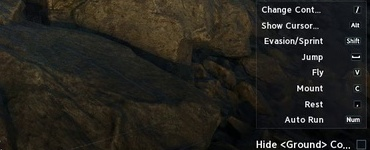
#> input picture video_analysis/br_37s.jpg, 370 x 150 px
$ python six_material_discriminator.py --image ../video_analysis/br_37s.jpg
#> lines starting #> are read from the running program, lines starting #| are printed output that depends on the picture; after the words box and inside, x2 and y2 are one past the last pixel; in counts of white or black regions, pixels touching at a corner belong together
#> in main, image is the input picture: shape (150, 370, 3); mean B, G, R 29.3, 34.7, 36.7
"""Six Material Discriminator module for dataset factory.

Distinguishes the 6 core harvestable materials -- the production set from
core/material_scanner.py::MAIN_MATERIALS_6 (F-1009: this module used to
carry a different six -- herb_mela/herb_targena/gem_crystal/tree_log --
which no production flow uses):
- herb_aria
- herb_edana
- herb_lumina
- ore_orichalcum
- ore_obsidian
- crystal_blood

from each other and from environmental background clutter (grass_noise, rock_noise)
using HSV color histograms, Canny edge density, specular brightness, and aspect ratio.

Inputs matching no profile above `min_confidence` are reported as "unknown"
instead of being forced into the least-bad class.
"""

from __future__ import annotations

import argparse
from dataclasses import dataclass, field
import logging
import sys
from typing import Dict, Iterable, List, Optional, Tuple, Union

import cv2
import numpy as np


logger = logging.getLogger(__name__)

__all__ = [
    "SixMaterialDiscriminator",
    "MaterialFeatureVector",
    "MaterialProfile",
    "DiscriminationResult",
    "MATERIAL_CLASSES",
    "NOISE_CLASSES",
    "ALL_CLASSES",
    "LEGACY_MATERIAL_ALIASES",
    "UNKNOWN_CLASS",
    "main",
]

# F-1009: the six must match the production set in
# core/material_scanner.py::MAIN_MATERIALS_6 -- the single source of truth
# for the main materials. Keep this tuple in sync with it.
MATERIAL_CLASSES: Tuple[str, ...] = (
    "herb_aria",
    "herb_edana",
    "herb_lumina",
    "ore_orichalcum",
    "ore_obsidian",
    "crystal_blood",
)

# The previous six (herb_mela, herb_targena, gem_crystal, tree_log) are
# distinct CORE_22 classes (see dataset_factory/class_taxonomy.py) that
# other flows still use (e.g. dataset_factory/active_learning_loop.py);
# they are NOT aliases of the production six, so there is no legacy
# remap here. The old "wood_tree" -> "tree_log" alias died with them:
# fit_from_samples now rejects names outside ALL_CLASSES.
LEGACY_MATERIAL_ALIASES: Dict[str, str] = {}

# Predicted when no material/noise profile scores above `min_confidence`:
# the input matches nothing known, so it must not be forced into a class.
UNKNOWN_CLASS: str = "unknown"

NOISE_CLASSES: Tuple[str, ...] = (
    "grass_noise",
    "rock_noise",
)

ALL_CLASSES: Tuple[str, ...] = MATERIAL_CLASSES + NOISE_CLASSES


@dataclass(frozen=True)
class MaterialFeatureVector:
    """Extracted visual features for material discrimination."""

    hsv_histogram: np.ndarray
    dominant_hue: float
    mean_saturation: float
    mean_value: float
    canny_edge_density: float
    specular_brightness_ratio: float
    aspect_ratio: float


@dataclass(frozen=True)
class MaterialProfile:
    """Reference feature profile for a target material or noise category."""

    name: str
    is_noise: bool
    hue_range: Tuple[float, float]
    saturation_range: Tuple[float, float]
    value_range: Tuple[float, float]
    edge_density_range: Tuple[float, float]
    specular_range: Tuple[float, float]
    aspect_ratio_range: Tuple[float, float]
    reference_histogram: np.ndarray = field(repr=False)


@dataclass(frozen=True)
class DiscriminationResult:
    """Result of evaluating a candidate crop/region with SixMaterialDiscriminator."""

    predicted_class: str
    is_valid_material: bool
    is_noise: bool
    confidence: float
    class_scores: Dict[str, float]
    features: MaterialFeatureVector


class SixMaterialDiscriminator:
    """Discriminates 6 core materials from each other and from grass/rock noise."""

    MATERIALS: Tuple[str, ...] = MATERIAL_CLASSES
    NOISE_LABELS: Tuple[str, ...] = NOISE_CLASSES

    def __init__(
        self,
        h_bins: int = 18,
        s_bins: int = 8,
        v_bins: int = 8,
        canny_low: int = 60,
        canny_high: int = 160,
        specular_v_threshold: int = 220,
        specular_s_max: int = 90,
        min_confidence: float = 0.45,
        noise_margin: float = 0.05,
    ) -> None:
        self.h_bins = int(h_bins)
        self.s_bins = int(s_bins)
        self.v_bins = int(v_bins)
        self.canny_low = int(canny_low)
        self.canny_high = int(canny_high)
        self.specular_v_threshold = int(specular_v_threshold)
        self.specular_s_max = int(specular_s_max)
        self.min_confidence = float(min_confidence)
        self.noise_margin = float(noise_margin)

        # Fail fast on nonsense parameters instead of silently building
        # degenerate profiles (e.g. 0 bins -> empty histograms, a 1.0+
        # min_confidence -> every input "unknown", an inverted Canny
        # range -> no edges at all). Bounds are the domains the code
        # actually supports: bins >= 1, probabilities in [0, 1], 8-bit
        # thresholds in [0, 255], canny_low <= canny_high.
        if self.h_bins < 1 or self.s_bins < 1 or self.v_bins < 1:
            raise ValueError(
                f"h_bins/s_bins/v_bins must each be >= 1, got "
                f"({self.h_bins}, {self.s_bins}, {self.v_bins})"
            )
        if not 0.0 <= self.min_confidence <= 1.0:
            raise ValueError(
                f"min_confidence must be in [0.0, 1.0], got {self.min_confidence}"
            )
        if not 0.0 <= self.noise_margin <= 1.0:
            raise ValueError(
                f"noise_margin must be in [0.0, 1.0], got {self.noise_margin}"
            )
        if not 0 <= self.canny_low <= 255:
            raise ValueError(f"canny_low must be in [0, 255], got {self.canny_low}")
        if not 0 <= self.canny_high <= 255:
            raise ValueError(f"canny_high must be in [0, 255], got {self.canny_high}")
        if self.canny_low > self.canny_high:
            raise ValueError(
                f"canny_low ({self.canny_low}) must not exceed "
                f"canny_high ({self.canny_high})"
            )
        if not 0 <= self.specular_v_threshold <= 255:
            raise ValueError(
                f"specular_v_threshold must be in [0, 255], got {self.specular_v_threshold}"
            )
        if not 0 <= self.specular_s_max <= 255:
            raise ValueError(
                f"specular_s_max must be in [0, 255], got {self.specular_s_max}"
            )

        self.profiles: Dict[str, MaterialProfile] = self._build_default_profiles()

    @staticmethod
    def _channel_hist(
        n_bins: int, span: float, value_range: Tuple[float, float], sigma: float
    ) -> np.ndarray:
        """One normalized channel of a synthetic reference histogram.

        Vectorized form of the old per-bin Python loop: a bin scores 1.0
        when its center falls inside the range, else a Gaussian falloff by
        distance to the nearest bound. Same float64 arithmetic in the same
        order, so the result is bit-identical to the loop version.
        """
        centers = (np.arange(n_bins, dtype=np.float64) + 0.5) * (span / n_bins)
        lo, hi = value_range
        in_range = (centers >= lo) & (centers <= hi)
        dist = np.minimum(np.abs(centers - lo), np.abs(centers - hi))
        values = np.where(in_range, 1.0, np.exp(-0.5 * (dist / sigma) ** 2))
        hist = values.astype(np.float32)
        hist /= max(float(np.sum(hist)), 1e-6)
        return hist

    def _create_synthetic_reference_hist(
        self,
        hue_range: Tuple[float, float],
        sat_range: Tuple[float, float],
        val_range: Tuple[float, float],
    ) -> np.ndarray:
        """Builds a normalized reference 1D concatenated HSV histogram for a profile."""
        h_hist = self._channel_hist(self.h_bins, 180.0, hue_range, 12.0)
        s_hist = self._channel_hist(self.s_bins, 256.0, sat_range, 25.0)
        v_hist = self._channel_hist(self.v_bins, 256.0, val_range, 25.0)

        combined = np.concatenate([h_hist, s_hist, v_hist]).astype(np.float32)
        norm = float(np.linalg.norm(combined))
        return combined / max(norm, 1e-6)

    def _build_default_profiles(self) -> Dict[str, MaterialProfile]:
        """Defines the 6 core material profiles and 2 environmental noise profiles."""
        raw_specs = {
            # Bright/luminous cyan-white-greenish floral herb
            "herb_aria": {
                "is_noise": False,
                "hue": (70.0, 105.0),
                "sat": (60.0, 175.0),
                "val": (140.0, 245.0),
                "edge": (0.08, 0.24),
                "spec": (0.04, 0.22),
                "aspect": (0.65, 1.45),
            },
            # Purple/pink petals (MAIN_MATERIALS_6: herb_edana,
            # "purple/pink petals"; class_taxonomy color #a855f7).
            # Synthetic prior: recalibrate via fit_from_samples.
            "herb_edana": {
                "is_noise": False,
                "hue": (140.0, 170.0),
                "sat": (90.0, 240.0),
                "val": (110.0, 240.0),
                "edge": (0.09, 0.26),
                "spec": (0.02, 0.16),
                "aspect": (0.60, 1.40),
            },
            # Golden/yellow glowing herb (MAIN_MATERIALS_6: herb_lumina,
            # "golden/yellow glow"; class_taxonomy color #eab308).
            # Synthetic prior: recalibrate via fit_from_samples.
            "herb_lumina": {
                "is_noise": False,
                "hue": (20.0, 38.0),
                "sat": (110.0, 245.0),
                "val": (170.0, 255.0),
                "edge": (0.08, 0.24),
                "spec": (0.10, 0.35),
                "aspect": (0.60, 1.40),
            },
            # Metallic copper-gold / reddish-bronze ore vein with strong edges & metallic glint
            "ore_orichalcum": {
                "is_noise": False,
                "hue": (6.0, 24.0),
                "sat": (90.0, 215.0),
                "val": (110.0, 235.0),
                "edge": (0.14, 0.38),
                "spec": (0.08, 0.35),
                "aspect": (0.75, 1.65),
            },
            # Dark violet/black glassy rock vein (MAIN_MATERIALS_6:
            # ore_obsidian, "dark violet/black glassy rock vein";
            # class_taxonomy color #6366f1). Dark values, glassy glint.
            # Synthetic prior: recalibrate via fit_from_samples.
            "ore_obsidian": {
                "is_noise": False,
                "hue": (115.0, 140.0),
                "sat": (40.0, 150.0),
                "val": (30.0, 120.0),
                "edge": (0.14, 0.38),
                "spec": (0.08, 0.35),
                "aspect": (0.75, 1.65),
            },
            # Crimson red blood crystal (MAIN_MATERIALS_6: crystal_blood,
            # "crimson red blood crystal"; class_taxonomy color #991b1b).
            # Red sits at hue ~0 in OpenCV HSV (no wrap handling in the
            # range scorer, so the band starts at 0). High specular:
            # crystal facets. Synthetic prior: recalibrate via
            # fit_from_samples.
            "crystal_blood": {
                "is_noise": False,
                "hue": (0.0, 10.0),
                "sat": (120.0, 255.0),
                "val": (80.0, 200.0),
                "edge": (0.12, 0.34),
                "spec": (0.15, 0.55),
                "aspect": (0.45, 1.15),
            },
            # Environmental grass clutter: mid-green, repetitive fine blades, very low specular
            "grass_noise": {
                "is_noise": True,
                "hue": (38.0, 68.0),
                "sat": (50.0, 165.0),
                "val": (50.0, 145.0),
                "edge": (0.22, 0.55),
                "spec": (0.00, 0.02),
                "aspect": (0.80, 2.80),
            },
            # Environmental rock clutter: desaturated gray, low specular, wide/flat aspect
            "rock_noise": {
                "is_noise": True,
                "hue": (0.0, 180.0),
                "sat": (0.0, 42.0),
                "val": (45.0, 145.0),
                "edge": (0.03, 0.16),
                "spec": (0.00, 0.03),
                "aspect": (1.10, 3.00),
            },
        }

        profiles: Dict[str, MaterialProfile] = {}
        for name, spec in raw_specs.items():
            ref_hist = self._create_synthetic_reference_hist(
                spec["hue"], spec["sat"], spec["val"]
            )
            profiles[name] = MaterialProfile(
                name=name,
                is_noise=bool(spec["is_noise"]),
                hue_range=spec["hue"],
                saturation_range=spec["sat"],
                value_range=spec["val"],
                edge_density_range=spec["edge"],
                specular_range=spec["spec"],
                aspect_ratio_range=spec["aspect"],
                reference_histogram=ref_hist,
            )
        return profiles

    # [88 lines left out: function fit_from_samples, not called in this run]

    def extract_features(
        self,
        bgr_image: np.ndarray,
        bbox: Optional[Tuple[int, int, int, int]] = None,
    ) -> MaterialFeatureVector:
        """Extracts HSV histogram, Canny edge density, specular brightness, and aspect ratio.

        Args:
            bgr_image: Input image in BGR uint8 format (H, W, 3).
            bbox: Optional (x, y, w, h) bounding box to crop and compute aspect ratio from.
        """
        if bgr_image is None or bgr_image.size == 0:
            raise ValueError("Input bgr_image must be a non-empty numpy array.")

        if bgr_image.ndim != 3 or bgr_image.shape[2] != 3:
            raise ValueError("Input bgr_image must have shape (H, W, 3).")

        if bbox is not None:
            x, y, w, h = [int(v) for v in bbox]
            img_h, img_w = bgr_image.shape[:2]
            x0 = max(0, min(x, img_w - 1))
            y0 = max(0, min(y, img_h - 1))
            x1 = max(x0 + 1, min(x + max(w, 1), img_w))
            y1 = max(y0 + 1, min(y + max(h, 1), img_h))
            crop = bgr_image[y0:y1, x0:x1]
            # S-5402: aspect ratio must describe the pixels actually
            # analyzed (the clipped crop), not the requested bbox -- a box
            # extending past the image edge used to keep the requested w/h.
            aspect_ratio = float(x1 - x0) / float(y1 - y0)
        else:
            crop = bgr_image
            h, w = crop.shape[:2]
            aspect_ratio = float(max(w, 1)) / float(max(h, 1))

        if crop.dtype != np.uint8:
            crop = np.clip(crop, 0, 255).astype(np.uint8)

        hsv = cv2.cvtColor(crop, cv2.COLOR_BGR2HSV)
#> hsv: shape (150, 370, 3); mean H, S, V 53.9, 75.6, 38.7
        gray = cv2.cvtColor(crop, cv2.COLOR_BGR2GRAY)
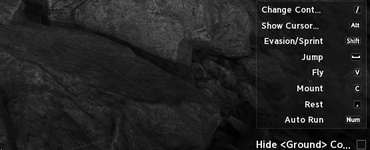
#> gray: shape (150, 370); min 0, max 255, mean 34.7

        h_hist = cv2.calcHist([hsv], [0], None, [self.h_bins], [0, 180]).flatten()
#> h_hist = 18 values, max 14914 at index 2, min 7 at index 15, mean 3083.3
        s_hist = cv2.calcHist([hsv], [1], None, [self.s_bins], [0, 256]).flatten()
#> s_hist = [8800, 15217, 12706, 12812, 4691, 673, 177, 424]
        v_hist = cv2.calcHist([hsv], [2], None, [self.v_bins], [0, 256]).flatten()
#> v_hist = [27440, 21638, 4927, 405, 224, 303, 324, 239]

        h_hist = h_hist / max(float(np.sum(h_hist)), 1e-6)
#> h_hist = 18 values, max 0.269 at index 2, min 0.000126 at index 15, mean 0.0556
        s_hist = s_hist / max(float(np.sum(s_hist)), 1e-6)
#> s_hist = [0.159, 0.274, 0.229, 0.231, 0.0845, 0.0121, 0.00319, 0.00764]
        v_hist = v_hist / max(float(np.sum(v_hist)), 1e-6)
#> v_hist = [0.494, 0.39, 0.0888, 0.0073, 0.00404, 0.00546, 0.00584, 0.00431]

        combined_hist = np.concatenate([h_hist, s_hist, v_hist]).astype(np.float32)
#> combined_hist = 34 values, max 0.494 at index 26, min 0.000126 at index 15, mean 0.0882
        hist_norm = float(np.linalg.norm(combined_hist))
#> hist_norm = 0.88
        combined_hist = combined_hist / max(hist_norm, 1e-6)
#> combined_hist = 34 values, max 0.562 at index 26, min 0.000143 at index 15, mean 0.1

        dominant_bin = int(np.argmax(h_hist))
#> dominant_bin = 2
        dominant_hue = float((dominant_bin + 0.5) * (180.0 / self.h_bins))
#> dominant_hue = 25
        mean_saturation = float(np.mean(hsv[:, :, 1]))
#> mean_saturation = 75.59
        mean_value = float(np.mean(hsv[:, :, 2]))
#> mean_value = 38.74

        edges = cv2.Canny(gray, self.canny_low, self.canny_high)
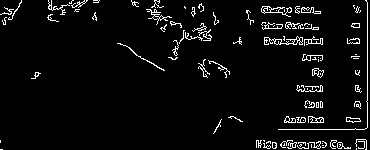
#> edges: shape (150, 370); 4.8% white in thin lines or dots
        canny_edge_density = float(np.count_nonzero(edges)) / float(edges.size)
#> canny_edge_density = 0.0478

        v_channel = hsv[:, :, 2]
        s_channel = hsv[:, :, 1]
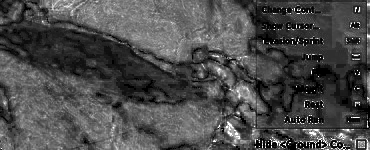
#> s_channel: shape (150, 370); min 0, max 255, mean 75.6
        bright_core = (v_channel >= self.specular_v_threshold) & (
            s_channel <= self.specular_s_max
        )
#> bright_core: shape (150, 370) bool; 0.49% white in thin lines or dots, all inside (x1, y1, x2, y2) = (257, 6, 360, 148)
        intense_glint = v_channel >= min(255, self.specular_v_threshold + 20)
#> intense_glint: shape (150, 370) bool; 0.21% white in thin lines or dots, all inside (x1, y1, x2, y2) = (257, 8, 360, 148)
#> (the rest of the program and of its run is left out)
